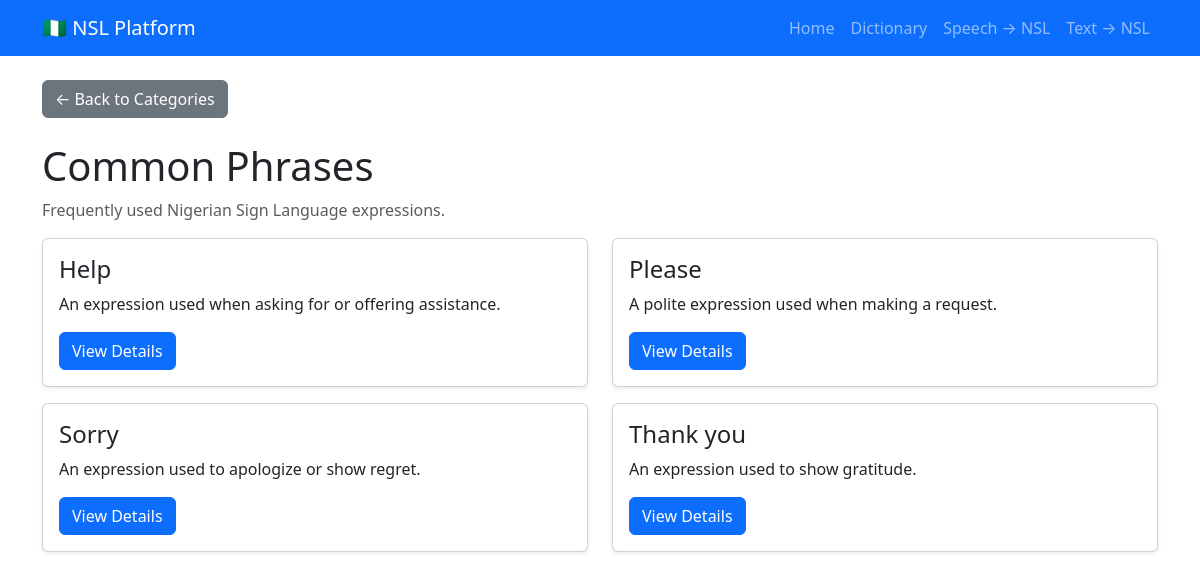
The page /dictionary/category/1 on the database its author committed.
### app/models/category.py (models this page shows, shortened)
class Category(db.Model):
    __tablename__ = "categories"
    id = db.Column(
        db.Integer,
        primary_key=True
    )
    name = db.Column(
        db.String(100),
        unique=True,
        nullable=False
    )
    description = db.Column(
        db.Text
    )
    signs = db.relationship(
        "Sign",
        back_populates="category",
        cascade="all, delete-orphan"
    )
    created_at = db.Column(
        db.DateTime(timezone=True),
        nullable=False,
        default=lambda: datetime.now(timezone.utc)
    )

### app/models/sign.py (models this page shows, shortened)
class Sign(db.Model):
    __tablename__ = "signs"
    id = db.Column(
        db.Integer,
        primary_key=True
    )
    word = db.Column(
        db.String(150),
        nullable=False
    )
    meaning = db.Column(
        db.Text
    )
    description = db.Column(
        db.Text
    )
    video_filename = db.Column(
        db.String(255)
    )
    example_sentence = db.Column(
        db.Text
    )
    status = db.Column(
        db.String(20),
        nullable=False,
        default="active"
    )
    category_id = db.Column(
        db.Integer,
        db.ForeignKey("categories.id"),
        nullable=True
    )
    category = db.relationship(
        "Category",
        back_populates="signs"
    )
    created_at = db.Column(
        db.DateTime(timezone=True),
        nullable=False,
        default=lambda: datetime.now(timezone.utc)
    )
    updated_at = db.Column(
        db.DateTime(timezone=True),
        nullable=False,
        default=lambda: datetime.now(timezone.utc),
        onupdate=lambda: datetime.now(timezone.utc)
    )

### app/dictionary/routes.py (the view)
@dictionary_bp.route("/category/<int:category_id>")
def category(category_id):
    category = Category.query.get_or_404(category_id)
    signs = (
        Sign.query
        .filter_by(category_id=category.id)
        .order_by(Sign.word.asc())
        .all()
    )
    return render_template(
        "dictionary/category.html",
        category=category,
        signs=signs
    )

### app/templates/dictionary/category.html (shortened to what this page needs)
{% extends "base.html" %}
{% block content %}
<a href="{{ url_for('dictionary.categories') }}" class="btn btn-secondary mb-4">
    ← Back to Categories
</a>
<h1>{{ category.name }}</h1>
<p class="text-muted">
    {{ category.description }}
</p>
<div class="row">
{% for sign in signs %}
<div class="col-md-6 mb-3">
    <div class="card shadow-sm">
        <div class="card-body">
            <h4>{{ sign.word }}</h4>
            <p>{{ sign.meaning }}</p>
            <a
                href="{{ url_for('dictionary.sign', sign_id=sign.id) }}"
                class="btn btn-primary">
                View Details
            </a>
        </div>
    </div>
</div>
{% else %}
<p>No signs available.</p>
{% endfor %}
</div>
{% endblock %}

### rows shown on the page
Category: name "Common Phrases", description "Frequently used Nigerian Sign Language expressions."
Sign: word "Help", meaning "An expression used when asking for or offering assistance."
Sign: word "Please", meaning "A polite expression used when making a request."
Sign: word "Sorry", meaning "An expression used to apologize or show regret."
Sign: word "Thank you", meaning "An expression used to show gratitude."
